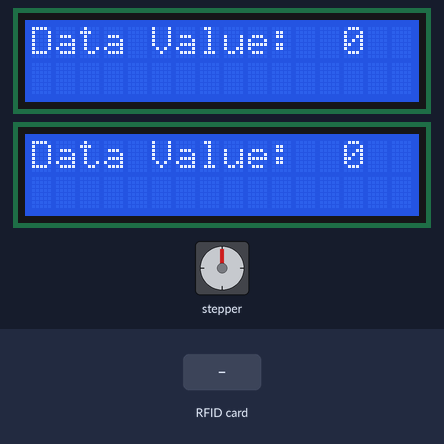
The sketch below on a simulated Arduino Mega 2560, built with avr-gcc and run on an emulated ATmega2560. On the bench: stepper motor, 2 × 16×2 character LCD. Wiring (inferred from the names in the program): stepper motor driver (200 steps per turn assumed): step pin 12; direction pin 11; enable pin 10. Inputs (shaded band) come from the test bench. What the sketch prints to the serial monitor is not drawn.

Above: at 1.5 s.
1.6 s: RFID card 73 97 8F 80 held to the reader
At 4.3 s:
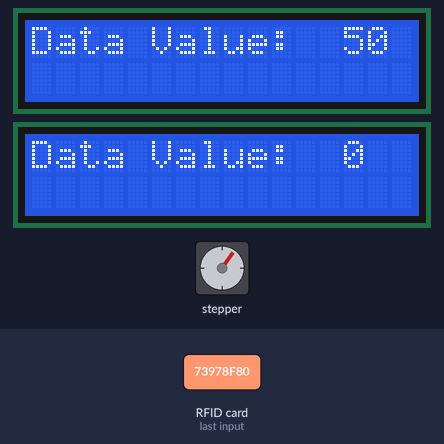
4.6 s: RFID card D5 1E 47 58 held to the reader
At 7.6 s:
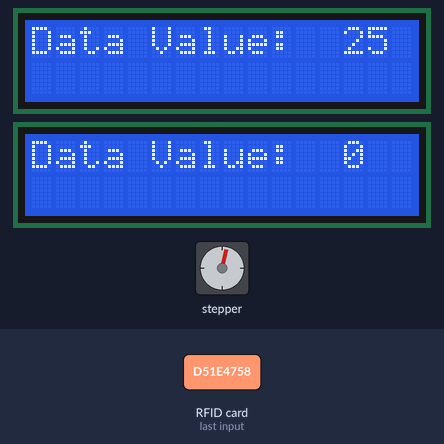
Timing chart, 0 to 9.7 s (numbered marks = the images above; inputs shaded):
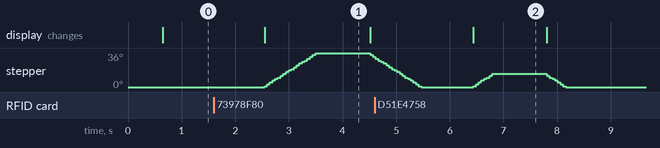

Measured:
- after the input at 1.6 s, stepper: turns 36° clockwise in 0.95 s, then 4° counter-clockwise in 0.05 s; the display: changes after 0.95 s (image 1)
- after the input at 4.6 s, the display: changes after 1.8 s (image 2)
- what the display in image 2 shows lasts 1.4 s, from 6.4 s to 7.8 s

The sketch:

Final_Version.ino
```cpp
#include <SPI.h>
#include <MFRC522.h>
#include <Stepper.h>
#include <LiquidCrystal.h>

const uint8_t NR_OF_READERS = 4;

const uint8_t RST_PIN  = 49;
const uint8_t SS_1_PIN = 53;
const uint8_t SS_2_PIN = 48;
const uint8_t SS_3_PIN = 46;
const uint8_t SS_4_PIN = 47;


byte ssPins[] = {SS_1_PIN, SS_2_PIN, SS_3_PIN, SS_4_PIN};

MFRC522 mfrc522[NR_OF_READERS];

enum RFID_STATE : byte
{
  CARD_PRESENT,
  NO_CARD,
  UNKNOWN_CARD_STATE
};

RFID_STATE currentState[NR_OF_READERS] = {UNKNOWN_CARD_STATE, UNKNOWN_CARD_STATE, UNKNOWN_CARD_STATE, UNKNOWN_CARD_STATE};


//0:left_item_ID
String detector[4]={};

//Database
String item_Database[][9] = {{"4425252f46480","10"},{"92dd4cf42","40"},{"924cf42","40"}, {"d51e4758", "25"},{"23d59e80","20"},{"73978f80","50"},{"a5df4558","100"},{"6255fb2","30"},{"Empty","0"}};
String senario_Database[][13] = {{"c37e448", "10"}, {"d343838", "110"},{"634118","10"},{"f364ed9","45"},{"33c9838","55"},{"134718a","10"},{"a34f709","40"},{"a3576da","80"},{"b3558d9","15"},{"d3dde98","20"},{"33cc838","35"},{"33ddc59","50"},{"Empty","0"}};
//物品： 照片：924cf42 "40"  鞋：d51e4758 "25" 苹果：23d59e80 "20" 票：73978f80 "50" 手机：a5df4558 "100" 牛奶：6255fb2 "30"
//普通苹果：c37e448 "10" 杀人犯苹果：d343838 "110" 社团门票：634118 "10" 伦敦车票：f364ed9 "45" 签名鞋子：33c9838 "55" 新鞋子：134718a "10" 旅游照片：a34f709 "40" 狗仔照片：a3576da "80" 垃圾场牛奶：b3558d9 "15"  便利贴牛奶：d3dde98 "20" 新手机：33cc838 "35" Jack手机：33ddc59 "50";

String item_senario[][6] = {{"23d59e80","c37e448","d343838"},{"73978f80","634118","f364ed9"},{"d51e4758","33c9838","134718a"},{"924cf42","a34f709","a3576da"},{"6255fb2","b3558d9","d3dde98"},{"a5df4558","33cc838","33ddc59"}};
//String apple[3] = {"23d59e80","c37e448","d343838"};
//String ticket[3] = {"73978f80","634118","f364ed9"};
//String shoes[3] = {"d51e4758","33c9838","134718a"};
//String photo[3] = {"924cf42","a34f709","a3576da"};
//String milk[3] = {"6255fb2","b3558d9","d3dde98"};
//String phone[3] = {"a5df4558","33cc838","33ddc59"};

int left_Item_Score     = 0;
int right_Item_Score    = 0;
int left_Senario_Score  = 0;
int right_Senario_Score = 0;
int leftTotal          = 0;
int rightTotal         = 0;

int L_R_old[2];
int L_R_new[2];

int rotation = 0;
int angle = 0;

// Stepper
#define STEPPIN 12
#define DIRPIN 11
#define ENAPIN 10
const int STEPTIME = 25;
//Screen

const int en1 = 23;
const int en2 = 26;
LiquidCrystal lcd1(22, en1, 30, 24, 28, 32);
LiquidCrystal lcd2(22, en2, 30, 24, 28, 32);

void setup()
{
  Serial.begin(9600);
  while (!Serial);
  SPI.begin();
  lcd1.begin(16, 2);
  lcd2.begin(16, 2);
  lcd1.setCursor(0, 0);
  lcd1.print("Data Value: ");
  lcd1.setCursor(13, 0);
  lcd1.print("00");

  lcd2.setCursor(0, 0);
  lcd2.print("Data Value:");
  lcd2.setCursor(13, 0);
  lcd2.print("00");


  for (uint8_t reader = 0; reader < NR_OF_READERS; reader++)
  {
    mfrc522[reader].PCD_Init(ssPins[reader], RST_PIN);
    delay(4);
    Serial.print(F("Reader "));
    Serial.print(reader);
    Serial.print(F(": "));
    mfrc522[reader].PCD_DumpVersionToSerial();
  }

//stepper motor
  pinMode(STEPPIN,OUTPUT);
  pinMode(DIRPIN,OUTPUT);
  pinMode(ENAPIN,OUTPUT);
}

void loop()
{
  for (uint8_t reader = 0; reader < NR_OF_READERS; reader++)
  {
    if (mfrc522[reader].PICC_IsNewCardPresent() && mfrc522[reader].PICC_ReadCardSerial() && currentState[reader] != CARD_PRESENT)
    {
      currentState[reader] = CARD_PRESENT;
      Serial.print(F("Reader "));
      Serial.print(reader);
      Serial.print(F(": "));
      detector[reader]=printPiccDetails(reader);
//      mfrc522[reader].PICC_DumpDetailsToSerial(&mfrc522[reader].uid);

      Serial.println(detector[reader]);
      mfrc522[reader].PCD_StopCrypto1(); // Stop encryption on PCD
    }
    else if (!mfrc522[reader].PICC_IsNewCardPresent() && currentState[reader] != NO_CARD)
    {
      currentState[reader] = NO_CARD;
      Serial.print(F("Reader "));
      Serial.print(reader);
      detector[reader]="Empty";
      Serial.println(detector[reader]);
      Serial.print(F(": "));
      Serial.println("NO CARD");
    }
  }
  setScores();
//  Serial.println("New LR list");
  Serial.println(detector[0]);
  Serial.println(detector[1]);
  Serial.println(detector[2]);
  Serial.println(detector[3]);
//  Serial.println("////////");
//  Serial.println(L_R_new[0]);
//  Serial.println(L_R_new[1]);
  setBalanceRotation();
//  Serial.println("rotation");
//  Serial.println(rotation);
//  Serial.println("angle");
//  Serial.println(angle*10);
//  Serial.println("Left Total: ");
//  Serial.print(leftTotal);
//  Serial.println("Right Total: ");
//  Serial.print(rightTotal);
//  Serial.println("New List");
//  Serial.println(L_R_new[0]);
//  Serial.println(L_R_new[1]);
//  Serial.print("Old List");
//  Serial.println(L_R_old[0]);
//  Serial.println(L_R_old[1]);
//Serial.println(detector[0]);

//  LCD screen shows data value
  lcd1.setCursor(13, 0);
  lcd1.print(leftTotal);
  if(leftTotal<10){
    lcd1.print("  ");
    }
   if(leftTotal>10){
    lcd1.print("  ");
    }

  lcd2.setCursor(13, 0);
  lcd2.print(rightTotal);
  if(rightTotal<10){
    lcd2.print("  ");
    }
  if(rightTotal>10){
    lcd2.print("  ");
    }
 //  LCD screen shows try scenario when not detecting scenario card
  if(detector[0]!="Empty" && detector[1]!="Empty"){
    lcd1.setCursor(0, 1);
    lcd1.print(" Try Senario");
    lcd2.setCursor(0, 1);
    lcd2.print(" Try Senario");
    }
    else{
    lcd1.setCursor(0, 1);
    lcd1.print("            ");
    lcd2.setCursor(0, 1);
    lcd2.print("            ");
      }


  for(int i = 0; i < 6; i++){

    //left
    if(detector[0]==item_senario[i][0]){
      if(detector[2]!=item_senario[i][1] and detector[2]!=item_senario[i][2] and detector[2]!="Empty"){
        lcd1.setCursor(0, 1);
        lcd1.print("Wrong Scenario");
      }else{
        lcd1.setCursor(0, 1);
        lcd1.print("                ");
      }
     }
    // Right
     if(detector[1]==item_senario[i][0]){
      if(detector[3]!=item_senario[i][1] and detector[3]!=item_senario[i][2] and detector[3]!="Empty"){
        lcd2.setCursor(0, 1);
        lcd2.print("Wrong Scenario");
      }else{
        lcd2.setCursor(0, 1);
        lcd2.print("                ");
      }
     }
  }


  if(L_R_old[0] == L_R_new[0] and L_R_old[1] == L_R_new[1]){
      Serial.print("Stop");
    }
  if(rotation>0){
       reverse(angle*4);
      }
  if(rotation<0){
       forward(angle*4);
     }
  delay(700);
}


String printPiccDetails(uint8_t &readerNum){
  Serial.print(F("Reader "));
  Serial.print(readerNum);
      // Show some details of the PICC (that is: the tag/card)
  Serial.print(F(": Card UID:"));
  String id=dump_byte_array(mfrc522[readerNum].uid.uidByte, mfrc522[readerNum].uid.size);
  return id;
}
  String dump_byte_array(byte * buffer, byte bufferSize) {
  String id = "";
  for (byte i = 0; i < bufferSize; i++) {
    id = id + String(buffer[i], HEX);
  }
  return id;
}


void setScores(){
  //find item score
  for (int i = 0; i < 9; i++) {

    if (item_Database[i][0] == detector[0]) {
      left_Item_Score = item_Database[i][1].toInt();
      Serial.println("left_Item_Score: ");
      Serial.println(left_Item_Score);
    }
    if (item_Database[i][0] == detector[1]) {
      right_Item_Score = item_Database[i][1].toInt();
      Serial.println("right_Item_Score: ");
      Serial.println(right_Item_Score);
    }
  }//for ends item

  for (int i = 0; i < 13; i++) {
    if (senario_Database[i][0] == detector[2]) {
      left_Senario_Score = senario_Database[i][1].toInt();
      if(left_Senario_Score==15 or left_Senario_Score==35){
        left_Senario_Score=-left_Senario_Score;
        }
      Serial.println("left_Senario_Score: ");
      Serial.println(left_Senario_Score);
    }
    if(senario_Database[i][0] == detector[3]) {
      right_Senario_Score = senario_Database[i][1].toInt();
       if(right_Senario_Score==15 or right_Senario_Score==35){
        right_Senario_Score=-right_Senario_Score;
        }
      Serial.println("right_Senario_Score: ");
      Serial.println(right_Senario_Score);
    }
  }
  //for ends senario
  for(int i = 0; i < 6; i++){
  //left
    if(detector[0]==item_senario[i][0]){
      if(detector[2]!=item_senario[i][1] and detector[2]!=item_senario[i][2] and detector[2]!="Empty"){
        left_Senario_Score=0;
      }
     }
    // Right
     if(detector[1]==item_senario[i][0]){
      if(detector[3]!=item_senario[i][1] and detector[3]!=item_senario[i][2] and detector[3]!="Empty"){
        right_Senario_Score=0;
      }
     }
  }


  //Add both item score and senario score


  leftTotal = left_Item_Score + left_Senario_Score;
  rightTotal = right_Item_Score + right_Senario_Score;


  //Exception: if plate == 0, then total = 0
  if(left_Item_Score==0){
    leftTotal=0;
    }
  if(right_Item_Score==0){
    rightTotal=0;
    }


  //Create current left and right score list
  L_R_old[0] = L_R_new[0];
  L_R_old[1] = L_R_new[1];

  L_R_new[0] = leftTotal;
  L_R_new[1] = rightTotal;


// Serial.print(left_Senario_Score);
}


void setBalanceRotation()
{
  int d1, d2, d3, dPrevious, dnew;

  //Append to the final list
  int &L1 = L_R_old[0];
  int &R1 = L_R_old[1];

  int &L2 = L_R_new[0];
  int &R2 = L_R_new[1];

//  Serial.println(L1);
//  Serial.println(R1);
//  Serial.println(L2);
//  Serial.println(R2);

  if (((L1 > R1) or (L1 == R1)) and (L2 < R2)) {
    rotation = 1;
  }
  else if (((L1 < R1) or (L1 == R1)) and (L2 > R2)) {
    rotation = -1;
  }
  else if ((L1 > R1) and ((L2 < R2) or (L2 == R2))) {
    rotation = 1;
  }
  else if ((L1 < R1) and ((L2 > R2) or (L2 == R2))) {
    rotation = -1;
  }
  else if (L1 == R1 and L2 == R2) {
    rotation = 0;
  }
  else if ((L1 > R1) and (L2 > R2)) {
    d1 = abs(L1 - R1);
    d2 = abs(L2 - R2);
    d3 = d1 - d2;
    if (d3 < 0) {
      rotation = -1;
    }
    else if (d3 > 0) {
      rotation = 1;
    }
  }
  else if ((L1 < R1) and (L2 < R2)) {
    d1 = abs(L1 - R1);
    d2 = abs(L2 - R2);
    d3 = d1 - d2;
    if (d3 < 0) {
    rotation = 1;
  }
  else if (d3 > 0) {
    rotation = -1;
  }
}

  // Calculate angle and covert to step
  dPrevious = abs(L1 - R1);
  dnew = abs(L2 - R2);

  if ( (L1 < R1)and (L2 < R2)){
    angle = round(abs(dPrevious - dnew) * 40 / 351);
  }
  else if ((L1 < R1) and (L2 > R2)) {
    angle = round(abs(dPrevious + dnew) * 40 / 351);
  }
  else if ((L1 > R1) and (L2 > R2)) {
    angle = round(abs(dPrevious - dnew) * 40 / 351);
  }
  else if ((L1 > R1) and (L2 < R2)) {
    angle = round(abs(dPrevious + dnew) * 40 / 351);
  }
  else if ((L1 == R1)and (L2 == R2)) {
    angle = round(abs(dPrevious - dnew) * 40 / 351);
  }
  else if ((L1 == R1)and (L2 < R2)) {
    angle = round(abs(dPrevious - dnew) * 40 / 351);
  }
  else if ((L1 == R1)and (L2 > R2)) {
    angle = round(abs(dPrevious - dnew) * 40 / 351);
  }
  else if ((L1 < R1)and (L2 == R2)) {
    angle = round(abs(dPrevious - dnew) * 40 / 351);
  }
  else if ((L1 > R1)and (L2 == R2)) {
    angle = round(abs(dPrevious - dnew) * 40 / 351);
  }
}


void forward(int steps){
  int i;
  digitalWrite(ENAPIN,LOW);//ENABLE IS ACTIVE LOW
  digitalWrite(DIRPIN,HIGH);//SET DIRECTION
  for(i=0;i<steps;i++){
    digitalWrite(STEPPIN,HIGH);
    delay(STEPTIME);
    digitalWrite(STEPPIN,LOW);
    delay(STEPTIME);
  }
  digitalWrite(ENAPIN,HIGH);//DISABLE STEPPER
}

void reverse(int steps){
  int i;
  digitalWrite(ENAPIN,LOW);//ENABLE IS ACTIVE LOW
  digitalWrite(DIRPIN,LOW);//SET DIRECTION
  for(i=0;i<steps;i++){
    digitalWrite(STEPPIN,HIGH);
    delay(STEPTIME);
    digitalWrite(STEPPIN,LOW);
    delay(STEPTIME);
  }
  digitalWrite(ENAPIN,HIGH);//DISABLE STEPPER
}
```
